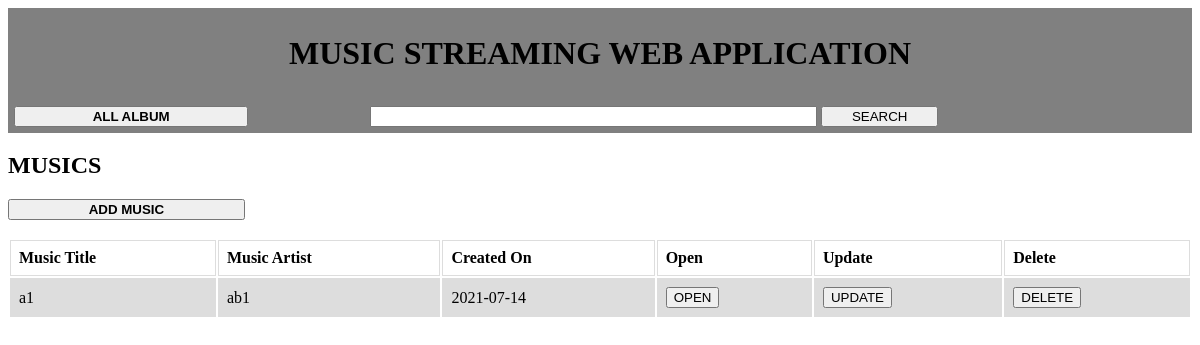
The page /Album/Music/4 on the database its author committed.
### app.py (models this page shows, shortened)
class Music(db.Model):
    id = db.Column(db.Integer, primary_key=True)
    title = db.Column(db.String(300))
    artist = db.Column(db.String(300))
    album_id = db.Column(db.Integer, db.ForeignKey('album.id'))
    filename = db.Column(db.String(300))
    date_created = db.Column(db.DateTime,  default=datetime.now(pytz.timezone('Asia/Kolkata')))

### app.py (the view)
@app.route('/Album/Music/<int:id>', methods=['GET'])
def music_list(id):
    album = Album.query.get_or_404(id)
    musics = Music.query.filter(album.id == Music.album_id).order_by(Music.date_created).all()
    return render_template('music-list.html', musics=musics, album=album)

### templates/music-list.html
{% extends 'base.html' %}
{% block body %}
    <h2>MUSICS</h2>
    <button style="width: 20%" onclick="window.location.href='Create/{{ album.id }}';"><b>ADD MUSIC</b></button>
    <br><br>
    {% if musics %}
    <table>
      <tr>
        <th>Music Title</th>
          <th>Music Artist</th>
          <th>Created On</th>
          <th>Open</th>
        <th>Update</th>
          <th>Delete</th>
      </tr>
        {% for music in musics %}
      <tr>
        <td>{{ music.title }}</td>
          <td>{{ music.artist }}</td>
        <td>{{ music.date_created.date() }}</td>
          <td><button onclick="window.location.href='/Album/Music/Open/{{ music.id }}';">OPEN</button></td>
          <td><button onclick="window.location.href='/Album/Music/Update/{{ music.id }}';">UPDATE</button></td>
          <td><button onclick="window.location.href='/Album/Music/Delete/{{ music.id }}';">DELETE</button></td>
      </tr>
        {% endfor %}
    </table>
    {% else %}
        <h2>No Musics in this album</h2>
        <h2>Add Music to show in list</h2>
    {% endif %}
{% endblock %}

### static/css/base.css (style rules this page uses)
table { width: 100%; }
td, th { border: 1px solid #dddddd; text-align: left; padding: 8px; }
tr:nth-child(even) { background-color: #dddddd; }

### rows shown on the page
Music: title "a1", artist "ab1", date_created "2021-07-14"
